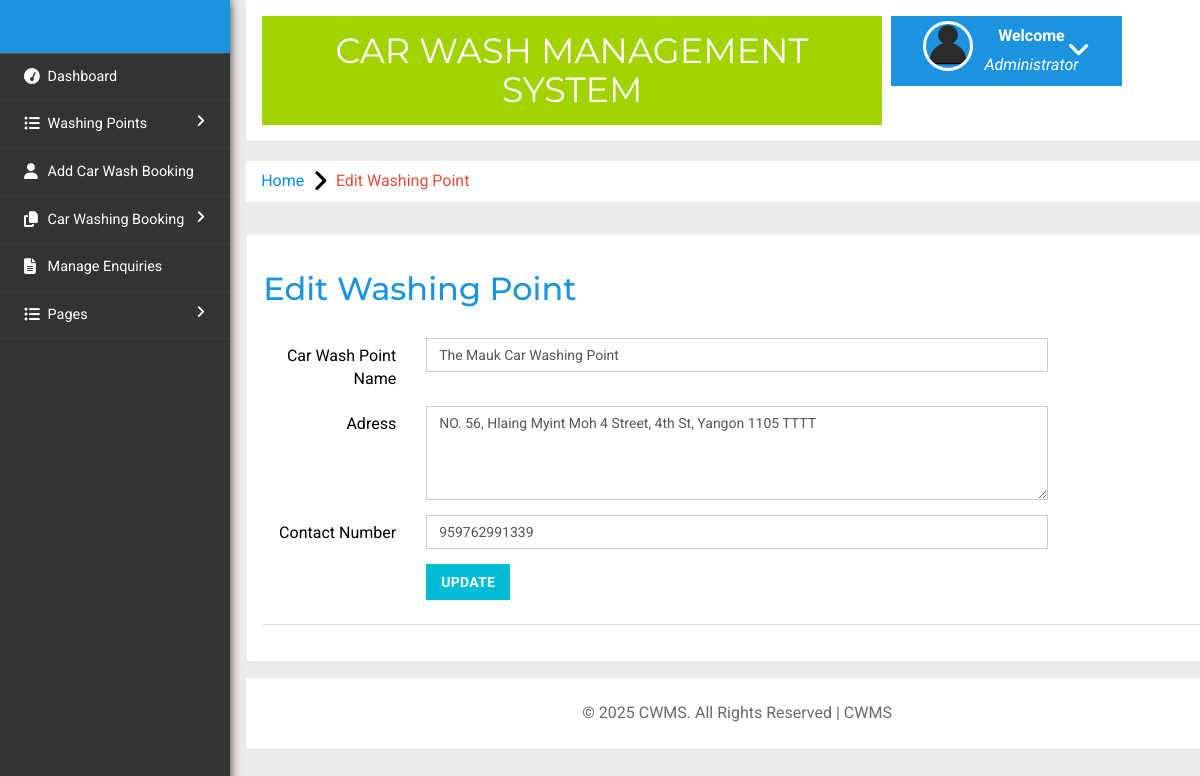
The page /admin/editcar-washpoint.php?wpid=1 (signed in) on the database its author committed.
### tables this page shows
CREATE TABLE `tblwashingpoints` (
  `id` int(11) NOT NULL,
  `washingPointName` varchar(255) DEFAULT NULL,
  `washingPointAddress` varchar(255) DEFAULT NULL,
  `contactNumber` bigint(20) DEFAULT NULL,
  `creationDate` timestamp NOT NULL DEFAULT current_timestamp()
);

### admin/editcar-washpoint.php (the view, shortened to what this page needs)
<?php
include('includes/config.php');
if(strlen($_SESSION['alogin'])==0)
	{
header('location:index.php');
}
else{
	?>
<!DOCTYPE HTML>
<html>
<head>
<link href="css/bootstrap.min.css" rel='stylesheet' type='text/css' />
<link href="css/style.css" rel='stylesheet' type='text/css' />
<link rel="stylesheet" href="css/morris.css" type="text/css"/>
<link href="css/font-awesome.css" rel="stylesheet">
<link rel="stylesheet" href="css/icon-font.min.css" type='text/css' />
</head>
<body>
   <div class="page-container">
<div class="left-content">
	   <div class="mother-grid-inner">
<?php include('includes/header.php');?>
				</div>
	<ol class="breadcrumb">
                <li class="breadcrumb-item"><a href="dashboard.php">Home</a><i class="fa fa-angle-right"></i>Edit Washing Point </li>
            </ol>
 	<div class="grid-form">
  <div class="grid-form1">
  	       <h3>Edit Washing Point</h3>
<?php
$id=$_GET['wpid'];
$sql = "SELECT * from tblwashingpoints where id='$id'";
$query = $dbh -> prepare($sql);
$query->execute();
$results=$query->fetchAll(PDO::FETCH_OBJ);
foreach($results as $result)
{				?>
  	         <div class="tab-content">
						<div class="tab-pane active" id="horizontal-form">
							<form class="form-horizontal" name="washingpoint" method="post" enctype="multipart/form-data">
								<div class="form-group">
									<label for="focusedinput" class="col-sm-2 control-label">Car Wash Point Name</label>
									<div class="col-sm-8">
										<input type="text" class="form-control" name="washingpointname" id="washingpointname" value="<?php echo htmlentities($result->washingPointName);?>" required>
									</div>
								</div>
<div class="form-group">
									<label for="focusedinput" class="col-sm-2 control-label">Adress</label>
									<div class="col-sm-8">
										<textarea class="form-control" name="address" id="address" placeholder="Address" required rows="4"><?php echo htmlentities($result->washingPointAddress);?></textarea>
									</div>
								</div>
<div class="form-group">
									<label for="focusedinput" class="col-sm-2 control-label">Contact Number</label>
									<div class="col-sm-8">
										<input type="text" class="form-control" name="contactno" id="contactno" value="<?php echo htmlentities($result->contactNumber);?>" required>
									</div>
								</div>
								<div class="row">
			<div class="col-sm-8 col-sm-offset-2">
				<button type="submit" name="submit" class="btn-primary btn">update</button>
			</div>
		</div>
					</div>
<?php } ?>
      <div class="panel-footer">
	 </div>
  </div>
 	</div>
<?php include('includes/footer.php');?>
</div>
</div>
					<?php include('includes/sidebarmenu.php');?>
							</div>
</body>
</html>
<?php } ?>

### rows shown on the page
tblwashingpoints: washingpointname "The Mauk Car Washing Point", address "NO. 56, Hlaing Myint Moh 4 Street, 4th St, Yangon 1105 TTTT", contactno "959762991339"
